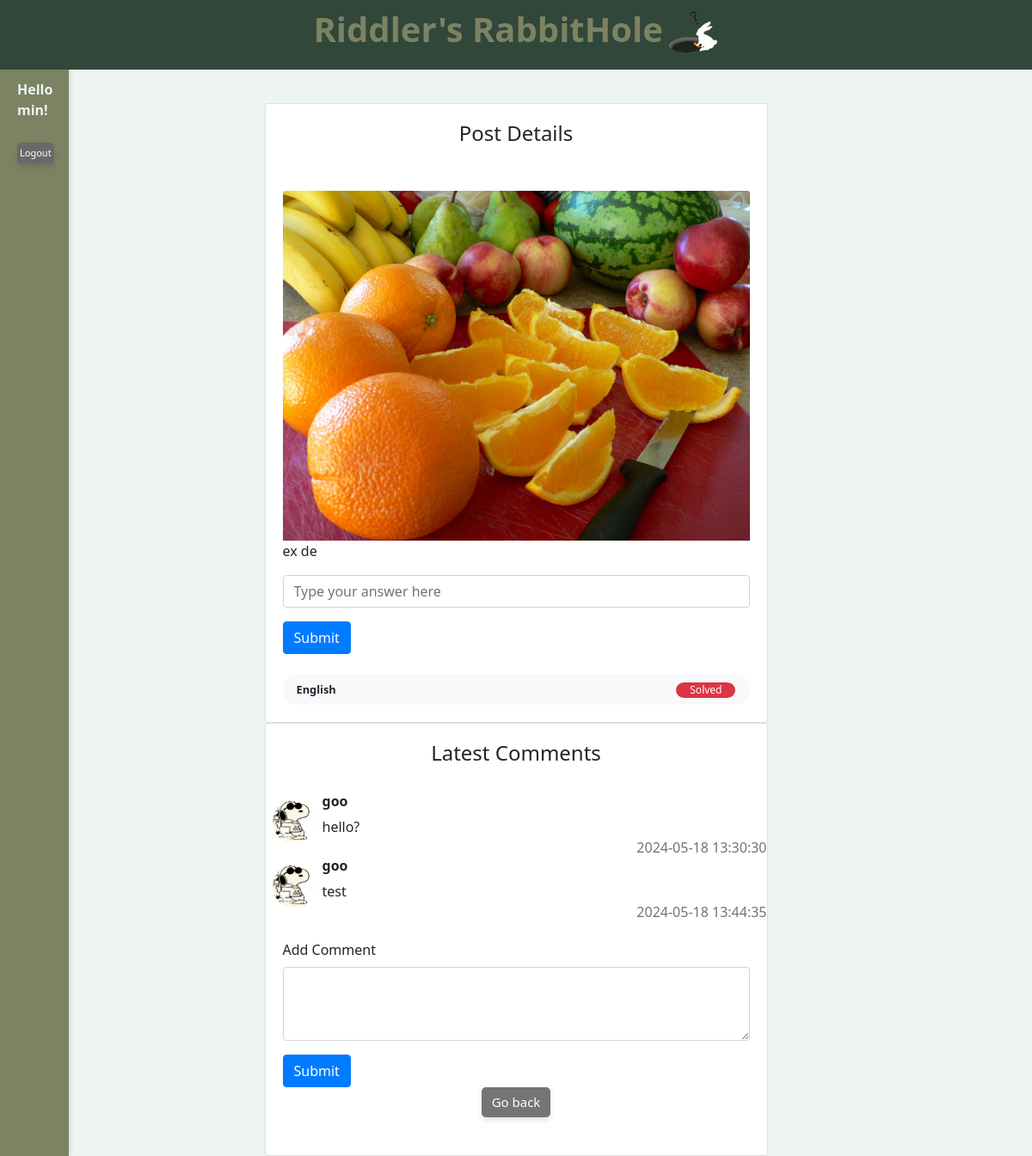
/post-details/22 (signed in), run on the app's committed database.
### database/models.py (models this page shows, shortened)
class User(UserMixin, Model):
    id = Column(Integer, primary_key=True)
    username = Column(String(50), unique=True, nullable=False)
    email = Column(String(100), unique=True, nullable=False)
    password_hash = Column(String(128), nullable=False)
    gender = Column(String(10), nullable=False)
    dob = Column(DateTime, nullable=False)
    phone = Column(String(20))
    country = Column(String(50), nullable=False)
    avatar = Column(String(20), nullable=False)
    score = Column(db.Integer, default=0)
    comments = db.relationship('Comment', backref='user', lazy=True)

class Image(db.Model):
    id = Column(Integer, primary_key=True)
    post_id = Column(Integer, ForeignKey('post.id'))
    url = Column(String(255), nullable=False)

class Post(Model):
    id = Column(Integer, primary_key=True)
    user_id = Column(Integer, ForeignKey("user.id"))
    datetime = Column(DateTime(100), server_default=func.now())
    content = Column(String(128), nullable=False)
    hint = Column(String(128), nullable=False)
    language = Column(String(10), nullable=False, default='en')
    status = Column(Boolean, nullable=False, default=False) # false: active, true: completed
    comments = relationship('Comment', backref='post', lazy=True) # one to many, this will add a post attribute to the comment class
    images = relationship('Image', backref='post', lazy=True)

class Comment(Model):
    id = Column(Integer, primary_key=True)
    post_id = Column(Integer, ForeignKey('post.id'))
    user_id = Column(Integer, ForeignKey("user.id"))
    datetime = Column(DateTime(100), server_default=func.now())
    content = Column(String(128), nullable=False)
    def to_dict(self):
        return {c.name: getattr(self, c.name) for c in self.__table__.columns}

### app.py (the view)
@app.route('/post-details/<int:post_id>')
@login_required
def post_details(post_id):
    post = Post.query.filter_by(id=post_id).first()
    if post:
        comments = Comment.query.filter_by(post_id=post_id).all()
        comments_with_users = []
        for comment in comments:
            user = User.query.filter_by(id=comment.user_id).first()
            comment_data = comment.to_dict()
            comment_data['username'] = user.username
            comment_data['avatar'] = user.avatar
            comments_with_users.append(comment_data)
        return render_template('post.html', user=current_user, post=post, comments=comments_with_users)
    else:
        flash('Post not found.', 'error')
        return redirect(url_for('index'))

### app.py (called while the page is built)
@login_manager.user_loader
def load_user(user_id):
    return User.query.get(int(user_id))

### templates/post.html (shortened to what this page needs)
<!DOCTYPE html>
<html lang="en">
<head>
    <link rel="stylesheet" type="text/css" href="{{ url_for('static', filename='css/style.css') }}">
    <link href="https://stackpath.bootstrapcdn.com/bootstrap/4.5.2/css/bootstrap.min.css" rel="stylesheet">
</head>
<body style="background-color: #EDF4F2;">
    <div class="header">
        <h1 style="color: #7C8363"><b>Riddler's RabbitHole</b><img src="{{ url_for('static', filename='img/rabbit.png') }}" alt="" class="rabbitimg"></h1>
    </div>
    <div class="sidebar" id="sidebar">
        <div class="login-tab" id="loginButton" onclick="toggleLogin()">
            {% if current_user.is_authenticated %}
                <br><br><br><b>
                Hello
                {{ current_user.username }}!</b>
                <br><br>
                <button class="lognew" onclick="logout()">Logout</button>
            {% else %}
                <br><br><br>
                Login
            {% endif %}
        </div>
    </div>
    <div class="row d-flex justify-content-center mt-100 mb-100" style="margin-top: 120px;">
        <div class="col-lg-6">
            <div class="card">
                <div class="card-body text-center">
                    <h4 class="card-title">Post Details</h4>
                </div>
                <div>
                    <div class="card-body">
                    {% if post.images %}
                    <img src="{{ url_for('static', filename='post_images/' + post.images[0].url) }}" alt="Post Image" class="img-fluid card-img-top">
                    {% else %}
                    <img src="{{ url_for('static', filename='post_images/default.jpg') }}" alt="Post Image123" class="img-fluid card-img-top">
                    {% endif %}
                    <p>{{ post.hint }}</p>
                        <form id="answerForm" onsubmit="submitAnswer(event)">
                            <div class="form-group">
                                <input type="text" class="form-control" id="answer" name="answer" placeholder="Type your answer here" required>
                            </div>
                            <button type="submit" class="btn btn-primary">Submit</button>
                        </form>
                    <div class="d-flex align-items-center justify-content-between rounded-pill bg-light px-3 py-2 mt-4">
                        <p class="small mb-0"><span class="font-weight-bold">{{ post.language }}</span></p>
                        <p data-status="{{ post.status }}"></p><div class="badge {% if post.status %}badge-danger{% else %}badge-success{% endif %} px-3 rounded-pill font-weight-normal">
                            {% if post.status %}
                                Solved
                            {% else %}
                                Unsolved
                            {% endif %}
                        </div>
                    </div>
                    </div>
                </div>
            </div>
        </div>
    </div>
    <div class="row d-flex justify-content-center mt-100 mb-100">
        <div class="col-lg-6">
            <div class="card">
                <div class="card-body text-center">
                    <h4 class="card-title">Latest Comments</h4>
                </div>
                <div class="comment-widgets">
                    {% for comment in comments %}
                        <div class="d-flex flex-row comment-row m-t-0">
                            <div class="p-2"><img src="{{ url_for('static', filename='img/' + comment.avatar) }}" alt="?" width="50" class="rounded-circle"></div>
                            <div class="comment-text w-100">
                                <h6 class="font-medium"><b>{{ comment.username }}</b></h6> <span class="m-b-15 d-block">{{ comment.content }}</span>
                                <div class="comment-footer"> <span class="text-muted float-right">{{ comment.datetime }}</span> </div>
                            </div>
                        </div>
                    {% endfor %}
                </div>
                <div class="card-body">
                    <form id="commentForm" onsubmit="submitComment(event)">
                        <div class="form-group">
                            <label for="comment">Add Comment</label>
                            <textarea class="form-control" id="comment" name="comment" rows="3" required></textarea>
                        </div>
                        <button type="submit" class="btn btn-primary">Submit</button>
                    </form>
                    <div class="mb-4" style="text-align: center;">
                        <a href="{{ url_for('index') }}" class="newbutton">Go back</a>
                    </div>
                </div>
            </div>
        </div>
    </div>
</body>
</html>

### static/css/style.css (style rules this page uses)
* { margin: 0; padding: 0; box-sizing: border-box; }
body { font-family: 'Segoe UI', Tahoma, Geneva, Verdana, sans-serif; padding: 20px; margin-left: 120px; background-color: #EDf4f2; }
.sidebar { position: fixed; top: 0; left: 0; width: 120px; height: 100%; background-color: #7C8363; overflow-y: auto; padding: 20px; box-shadow: 2px 0 5px rgba(0, 0, 0, 0.1); z-index: 999; transition: width 0.3s ease-in-out; color: #EDF4F2 }
.rabbitimg { height: 50px; width: auto; margin-left: 5px; }
.header { position: fixed; top: 0; left: 0; width: 100%; background-color: #31473A; color: rgb(65, 65, 65); padding: 10px 15px; text-align: center; z-index: 9999; color: #7C8363; }
.newbutton { display: inline-block; padding: 6px 12px; font-size: 15px; color: #fff; background-color: #757575; border: none; border-radius: 5px; cursor: pointer; transition: background-color 0.3s ease, transform 0.2s ease; box-shadow: 0 4px 6px rgba(0, 0, 0, 0.1); }
.lognew { display: inline-block; font-size: 11px; padding: 4px 3px; border-radius: 5px; border: none; color: #fff; background-color: #696969; cursor: pointer; transition: background-color 0.3s ease, transform 0.2s ease; box-shadow: 0 4px 6px rgba(0, 0, 0, 0.1); }

### templates/post.html (style rules this page uses)
.sidebar { position: fixed; top: 0; left:0; width: 80px; height: 100%; overflow-y: auto; padding: 20px; box-shadow: 2px 0 5px rgba(0, 0, 0, 0.1); z-index: 999; transition: width 0.3s ease-in-out; }
body { font-family: 'Segoe UI', Tahoma, Geneva, Verdana, sans-serif; margin: 0; padding: 0; background-position: center center; background-attachment: fixed; height: 100vh; }
h1 { text-align: center; color: #262626; }

### data on the page
User: username "min"
Image: url (picture)
Post: hint "ex de", language "English"
User: avatar (picture), username "goo" "goo"
Comment: content "hello?", datetime "2024-05-18 13:30:30"
Comment: content "test", datetime "2024-05-18 13:44:35"
